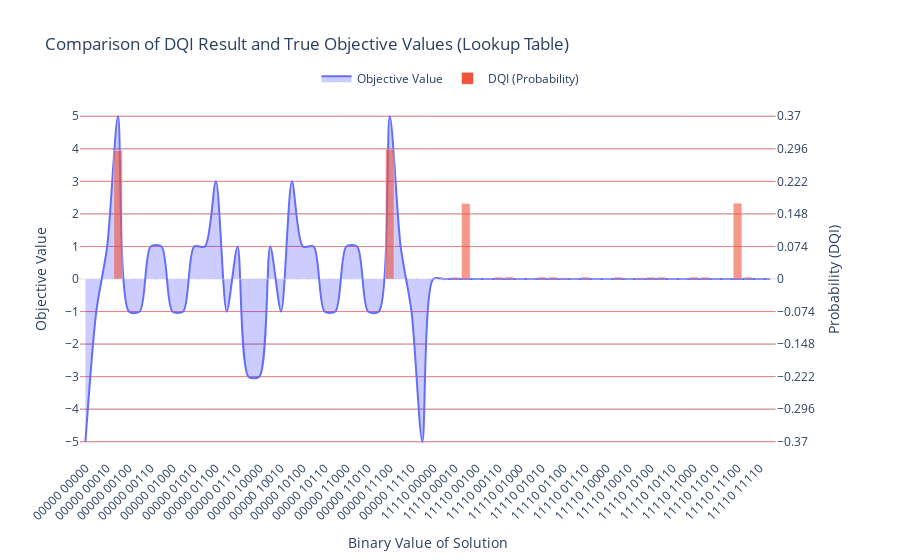

Write notebook code for a chart like this one.
### Code cell
brute_force_results = brute_force_max(B, v, first_part="0"*m)
external_data = counts
plot_results_union_plotly(
    brute_force_results,
    external_data,
    plot_name="Comparison of DQI Result and True Objective Values (Lookup Table)",
    spline_smoothing=0.8
)
